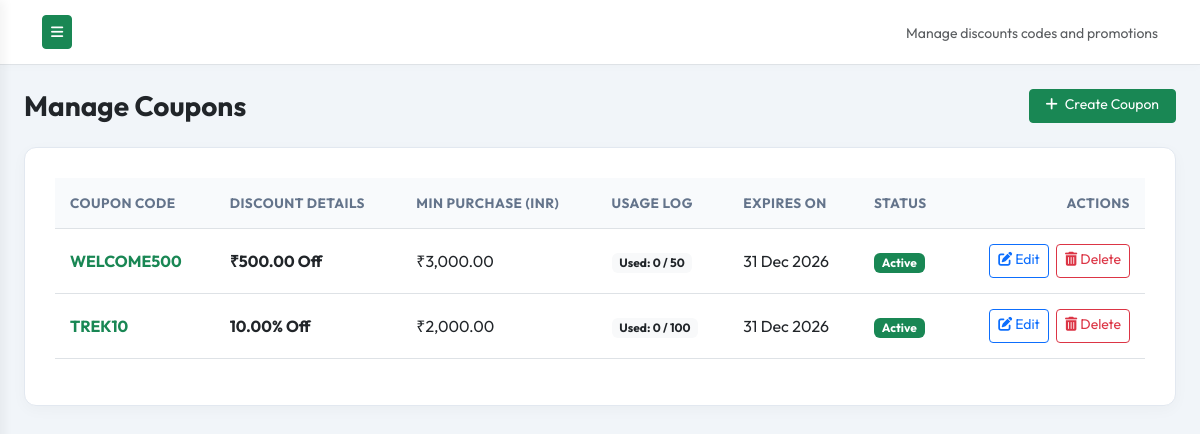
Page /admin/coupons/manage.php (signed in) on the committed database.
### tables this page shows
CREATE TABLE IF NOT EXISTS `coupons` (
  `id` INT AUTO_INCREMENT PRIMARY KEY,
  `code` VARCHAR(50) NOT NULL UNIQUE,
  `discount_type` ENUM('Percentage', 'Fixed') NOT NULL,
  `discount_value` DECIMAL(10,2) NOT NULL,
  `min_booking_amount` DECIMAL(10,2) DEFAULT 0.00,
  `expiry_date` DATE NOT NULL,
  `max_uses` INT DEFAULT 0,
  `current_uses` INT DEFAULT 0,
  `status` ENUM('Active', 'Inactive') DEFAULT 'Active',
  `created_at` TIMESTAMP DEFAULT CURRENT_TIMESTAMP
);

### includes/functions.php (called while the page is built, shortened)
<?php
function format_price($amount) {
    return '₹' . number_format($amount, 2);
}
function format_date($date_str, $format = 'd M Y') {
    $timestamp = strtotime($date_str);
    return date($format, $timestamp);
}

### admin/coupons/manage.php (the view, shortened to what this page needs)
<?php
require_once __DIR__ . '/../../includes/functions.php';
$db = Database::connect();
try {
    $stmt = $db->query("SELECT * FROM coupons ORDER BY id DESC");
    $coupons = $stmt->fetchAll();
} catch (PDOException $e) {
    die("System error: " . $e->getMessage());
}
?>
<!DOCTYPE html>
<html lang="en">
<head>
    <link href="https://cdn.jsdelivr.net/npm/bootstrap@5.3.0/dist/css/bootstrap.min.css" rel="stylesheet">
    <link href="https://cdnjs.cloudflare.com/ajax/libs/font-awesome/6.4.0/css/all.min.css" rel="stylesheet">
    <link href="<?php echo SITE_URL; ?>/assets/css/admin.css" rel="stylesheet">
    <link href="<?php echo SITE_URL; ?>/assets/css/responsive.css" rel="stylesheet">
</head>
<body class="admin-body">
<div class="d-flex" id="wrapper">
    <div id="page-content-wrapper">
        <nav class="navbar navbar-expand-lg navbar-light admin-navbar border-bottom">
            <div class="container-fluid">
                <button class="btn btn-success btn-sm" id="menu-toggle"><i class="fas fa-bars"></i></button>
                <div class="ms-auto">
                    <span class="text-muted small">Manage discounts codes and promotions</span>
                </div>
            </div>
        </nav>
        <div class="container-fluid p-4">
            <div class="d-flex justify-content-between align-items-center mb-4">
                <h3 class="fw-bold mb-0">Manage Coupons</h3>
                <a href="<?php echo SITE_URL; ?>/admin/coupons/add.php" class="btn btn-success btn-sm px-3">
                    <i class="fas fa-plus me-1"></i> Create Coupon
                </a>
            </div>
            <div class="admin-card">
                <div class="table-responsive">
                    <table class="table table-hover table-custom align-middle text-muted">
                        <thead>
                            <tr>
                                <th>Coupon Code</th>
                                <th>Discount Details</th>
                                <th>Min Purchase (INR)</th>
                                <th>Usage Log</th>
                                <th>Expires On</th>
                                <th>Status</th>
                                <th class="text-end">Actions</th>
                            </tr>
                        </thead>
                        <tbody>
                            <?php if (!empty($coupons)): ?>
                                <?php foreach ($coupons as $cop):
                                    $status_badge = $cop['status'] === 'Active' ? 'bg-success' : 'bg-secondary';
                                    $details = $cop['discount_type'] === 'Percentage' ? $cop['discount_value'] . '%' : format_price($cop['discount_value']);
                                ?>
                                    <tr>
                                        <td><strong class="text-success text-uppercase"><?php echo htmlspecialchars($cop['code']); ?></strong></td>
                                        <td><strong><?php echo $details; ?> Off</strong></td>
                                        <td><?php echo format_price($cop['min_booking_amount']); ?></td>
                                        <td>
                                            <span class="badge bg-light text-dark">
                                                Used: <?php echo $cop['current_uses']; ?> / <?php echo $cop['max_uses'] > 0 ? $cop['max_uses'] : 'Unlimited'; ?>
                                            </span>
                                        </td>
                                        <td><?php echo format_date($cop['expiry_date']); ?></td>
                                        <td><span class="badge <?php echo $status_badge; ?>"><?php echo $cop['status']; ?></span></td>
                                        <td class="text-end">
                                            <a href="<?php echo SITE_URL; ?>/admin/coupons/add.php?id=<?php echo $cop['id']; ?>" class="btn btn-sm btn-outline-primary py-1 px-2 me-1">
                                                <i class="fas fa-edit"></i> Edit
                                            </a>
                                            <a href="<?php echo SITE_URL; ?>/admin/coupons/manage.php?action=delete&id=<?php echo $cop['id']; ?>" class="btn btn-sm btn-outline-danger py-1 px-2" onclick="return confirm('Are you sure you want to delete this coupon code?')">
                                                <i class="fas fa-trash-alt"></i> Delete
                                            </a>
                                        </td>
                                    </tr>
                                <?php endforeach; ?>
                            <?php else: ?>
                                <tr>
                                    <td colspan="7" class="text-center py-4">No coupons created yet. Click "Create Coupon" to start.</td>
                                </tr>
                            <?php endif; ?>
                        </tbody>
                    </table>
                </div>
            </div>
        </div>
    </div>
</div>
</body>
</html>

### assets/css/admin.css (style rules this page uses)
:root { --admin-primary: #2D5A27; --admin-secondary: #34495E; --admin-dark: #1E293B; --admin-light: #F8FAFC; --sidebar-width: 260px; --transition: all 0.3s cubic-bezier(0.25, 0.8, 0.25, 1); }
body.admin-body { background-color: #F1F5F9; font-family: 'Outfit', sans-serif; overflow-x: hidden; }
#wrapper { display: flex; width: 100%; }
#page-content-wrapper { min-width: 100vw; transition: margin 0.3s cubic-bezier(0.25, 0.8, 0.25, 1); }
.admin-navbar { background-color: #FFFFFF; box-shadow: 0 2px 10px rgba(0,0,0,0.02); padding: 15px 30px; }
.admin-card { background-color: #FFFFFF; border-radius: 12px; box-shadow: 0 4px 15px rgba(0,0,0,0.03); border: 1px solid #E2E8F0; padding: 30px; margin-bottom: 30px; }
.table-custom th { background-color: #F8FAFC; color: #64748B; font-size: 0.85rem; text-transform: uppercase; font-weight: 700; letter-spacing: 0.5px; padding: 15px; }
.table-custom td { padding: 15px; vertical-align: middle; }
@media (min-width: 768px) { #page-content-wrapper { min-width: 0; width: 100%; } }

### assets/css/responsive.css (style rules this page uses)
*, *::before, *::after { box-sizing: border-box; }
html { -webkit-text-size-adjust: 100%; scroll-behavior: smooth; }
body { overflow-x: hidden; -webkit-font-smoothing: antialiased; }
input, select, textarea, button, .btn { min-height: 46px; }
.btn-sm, .form-control-sm, select.form-select-sm, .btn-group-sm > .btn { min-height: 34px !important; }
h1, h2, h3, h4, h5, h6, p, a, span, li, td, th, label { word-wrap: break-word; overflow-wrap: break-word; }
@media (min-width: 1025px) { #page-content-wrapper { min-width: 0; width: 100%; } }
.table-responsive { -webkit-overflow-scrolling: touch; }

### rows in the picture
coupons: code "WELCOME500", details "₹500.00", min_booking_amount "₹3,000.00", current_uses "0", max_uses "50", expiry_date "31 Dec 2026", status "Active"
coupons: code "TREK10", details "10.00%", min_booking_amount "₹2,000.00", current_uses "0", max_uses "100", expiry_date "31 Dec 2026", status "Active"
